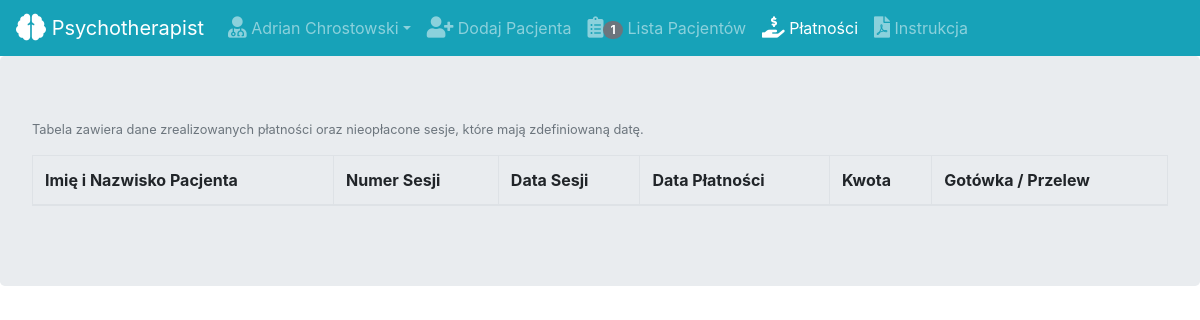
Page /payment_list (signed in) on the earlier database version.
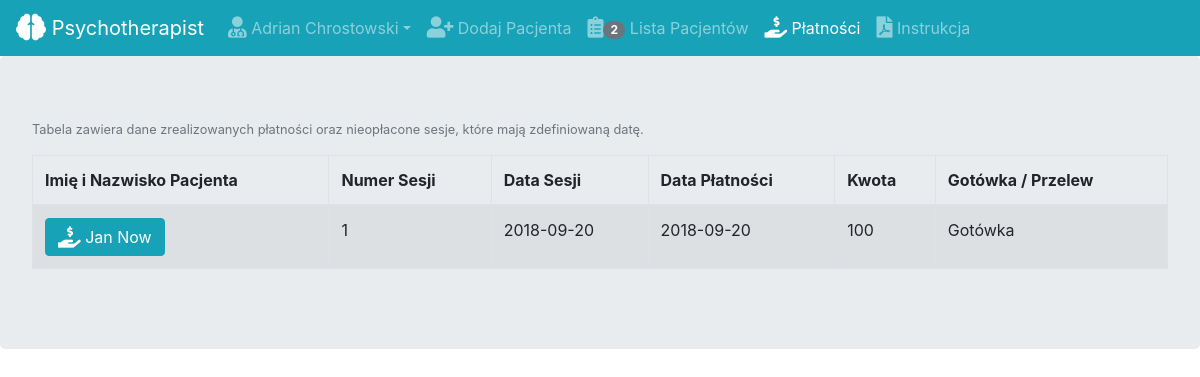
Same page on the later database version.
### psychotherapist/models.py (models this page shows, shortened)
class Session(models.Model):
    patient_id = models.ForeignKey(Patient, related_name='sessions', on_delete=models.CASCADE)
    sessionNo = models.IntegerField(blank=False)
    sessionDate = models.DateTimeField(default=None, null=True)
    subject = models.CharField(max_length=255, blank=True)
    content = models.TextField(max_length=50000, blank=True)
    notes = models.TextField(max_length=1000, blank=True)
    paymentDate = models.DateField(default=None, blank=True, null=True)
    amount = models.DecimalField(max_digits=10, decimal_places=0, blank=True, null=True)
    method = models.CharField(max_length=10, blank=True, null=True, default=None)
    timestamp = models.DateTimeField(auto_now_add=True)
    lastMod = models.DateTimeField(default=None, blank=True, null=True)
    objects = models.Manager()
    class Meta:
        get_latest_by = 'sessionDate'
        ordering = ('sessionNo',)
        verbose_name_plural = 'sessions'

class Patient(models.Model):
    firstName = models.CharField(max_length=30)
    lastName = models.CharField(max_length=50)
    byear = models.IntegerField(blank=False)
    registerDate = models.DateTimeField(auto_now_add=True, null=True)
    bio = models.TextField(max_length=50000, blank=True)
    gender = models.CharField(max_length=1, blank=True)
    owner = models.ForeignKey(User, related_name='patients', on_delete=models.CASCADE)
    lastMod = models.DateTimeField(default=None, blank=True, null=True)
    objects = models.Manager()
    class Meta:
        get_latest_by = 'registerDate'
        ordering = ('-registerDate',)
        verbose_name_plural = 'patients'

### psychotherapist/views.py (the view)
# urls.py: url(r'^payment_list', views.payment_list),
@login_required(login_url='/user_login/')
def payment_list(request):
    firstname = request.user.first_name
    lastname = request.user.last_name
    username = firstname + ' ' + lastname
    patient_count = int(Patient.objects.filter(owner=request.user).count())
    patients = Patient.objects.filter(owner=request.user)
    objects = Session.objects.filter(patient_id__in=patients, sessionDate__isnull=False)
    return render(request, 'psychotherapist/payment_list.html', {'objects': objects, 'username': username,
                                                                 'patient_count': patient_count})

### psychotherapist/templates/psychotherapist/payment_list.html (shortened to what this page needs)
{% load static %}
<!DOCTYPE html>
<html lang="en">
<head>
    <link rel="stylesheet" href="https://maxcdn.bootstrapcdn.com/bootstrap/4.0.0/css/bootstrap.min.css">
    <link rel="stylesheet" href="https://use.fontawesome.com/releases/v5.3.1/css/all.css">
    <link rel="stylesheet" href="https://cdn.datatables.net/1.10.16/css/dataTables.bootstrap4.min.css">
</head>
<body>
<nav class="navbar navbar-expand-sm bg-info navbar-dark">
    <a class="navbar-brand" href="/"><i class="fas fa-brain fa-lg"></i>&nbsp;Psychotherapist</a>
    <ul class="navbar-nav">
        <li class="nav-item dropdown">
            <a class="nav-link dropdown-toggle" data-toggle="dropdown" href="#"></i>
                <i class="fas fa-user-md fa-lg"></i>&nbsp;{{ username }}</a>
        </li>
    </ul>
    <ul class="navbar-nav">
        <li class="nav-item">
            <a class="nav-link" href="/add_patient/"><i class="fas fa-user-plus fa-lg"></i>&nbsp;Dodaj Pacjenta</a>
        </li>
        <li class="nav-item">
            <a class="nav-link" href="/list_patients/"><i class="fas fa-clipboard-list fa-lg"></i><span class="badge badge-pill badge-secondary">{{ patient_count }}</span>&nbsp;Lista Pacjentów </a>
        </li>
        <li class="nav-item">
            <a class="nav-link active" href="/payment_list/"><i class="fas fa-hand-holding-usd fa-lg"></i>&nbsp;Płatności</a>
        </li>
        <li class="nav-item">
            <a class="nav-link" href="{% static 'media/psychotherapist.pdf'%}" target="_blank"><i class="fas fa-file-pdf fa-lg"></i>&nbsp;Instrukcja</a>
        </li>
    </ul>
</nav>
<div class="jumbotron">
    <div class="conainer-fluid">
        <p class="text-muted small">Tabela zawiera dane zrealizowanych płatności oraz nieopłacone sesje, które mają zdefiniowaną datę.</p>
        <form method="post">
            <table id="patients" class="table table-striped table-bordered" style="width:100%">
                <thead>
                <tr>
                    <th>Imię i Nazwisko Pacjenta</th>
                    <th>Numer Sesji</th>
                    <th>Data Sesji</th>
                    <th>Data Płatności</th>
                    <th>Kwota</th>
                    <th>Gotówka / Przelew</th>
                </tr>
                </thead>
                <tbody>
                {% for n in objects %}
                <tr name="object_{{ n.patient.pk }}">
                    <td><a href="{% url 'patient_payments' n.patient_id.pk %}" class="btn btn-info" title="Edycja płatności"><i class="fas fa-hand-holding-usd fa-lg"></i> {{ n.patient_id.firstName }} {{ n.patient_id.lastName }}</a></td>
                    <td>{{ n.sessionNo }}</td>
                    <td>{{ n.sessionDate|date:'Y-m-d' }}</td>
                    <td>{{ n.paymentDate|date:'Y-m-d' }}</td>
                    <td>{{ n.amount|default_if_none:'' }}</td>
                    <td>{{ n.method|default_if_none:'' }}</td>
                </tr>
                {% endfor %}
                </tbody>
            </table>
        </form>
    </div>
</div>
</body>
</html>

Differences in the rows shown:
added Session: patient_id.firstName "Jan", patient_id.lastName "Now", sessionNo "1", sessionDate "2018-09-20", paymentDate "2018-09-20", amount "100", method "Gotówka"
Other differences:
{{ patient_count }}: "1" → "2"
